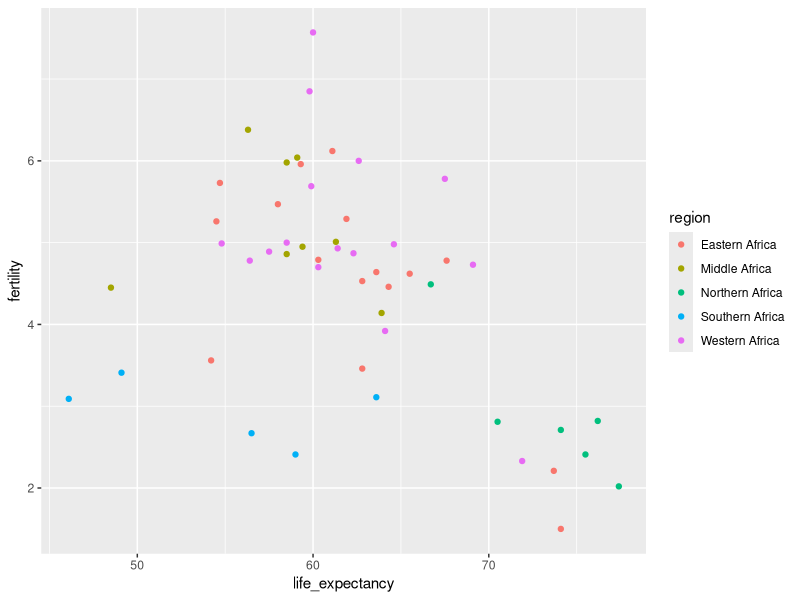

R code for this plot:
library(dplyr)
library(ggplot2)
library(dslabs)
data(gapminder)
head(gapminder)

#Using ggplot and the points layer, 
#create a scatter plot of life expectancy versus fertility 
#for the African continent in 2012.
#coloring your plot
plot1 <- gapminder %>% filter(continent =="Africa", year == "2012") %>%
  ggplot(aes(life_expectancy, fertility,color = region)) +
  geom_point()

#Create a table showing the country and region 
#African countries,in 2012,fertility rates of 3 or less
#life expectancies of at least 70, data frame called df

df <- gapminder %>% filter(continent =="Africa", year =="2012",
                           fertility <= 3,life_expectancy > 70) %>%
  select(country, region)
